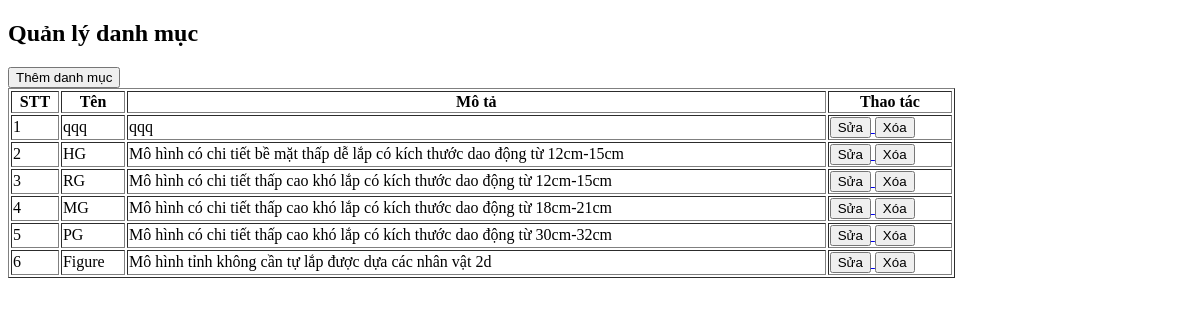
The page /admin/quanlydanhmuc.php on the database as committed earlier.
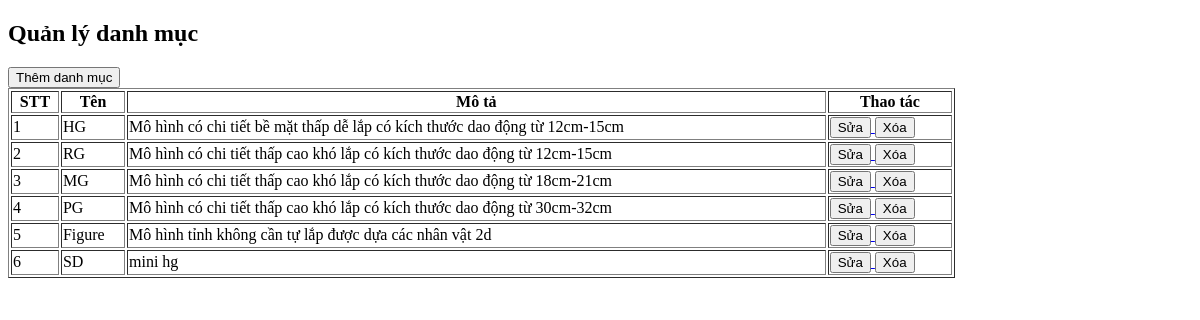
The same page on the database as committed later.
### tables this page shows
CREATE TABLE `categories` (
  `name` varchar(50) NOT NULL,
  `ID` int(11) NOT NULL,
  `description` varchar(255) NOT NULL
);

### admin/quanlydanhmuc.php (the view, shortened to what this page needs)
<?php
include "connect.php";
$sql = "SELECT * FROM categories";
$result = mysqli_query($conn,$sql);
?>
<!DOCTYPE html>
<html>
<head>
</head>
<body>
<h2>Quản lý danh mục</h2>
<a href="themdm.php">
<button>Thêm danh mục</button>
</a>
<table border="1" width="80%">
<tr>
<th>STT</th>
<th>Tên</th>
<th>Mô tả</th>
<th>Thao tác</th>
</tr>
<?php
$i=1;
while($row=mysqli_fetch_assoc($result)){
?>
<tr>
<td><?php echo $i++; ?></td>
<td><?php echo $row['name']; ?></td>
<td><?php echo $row['description']; ?></td>
<td>
<a href="suadm.php?id=<?php echo $row['category_id']; ?>">
<button>Sửa</button>
</a>
<a href="xoadm.php?id=<?php echo $row['category_id']; ?>" onclick="return confirm('Bạn chắc chắn muốn xóa?')">
<button>Xóa</button>
</a>
</td>
</tr>
<?php
}
?>
</table>
</body>
</html>

Rows that differ between the two databases and show on the page:
removed categories: name "qqq", description "qqq"
added categories: name "SD", description "mini hg"
